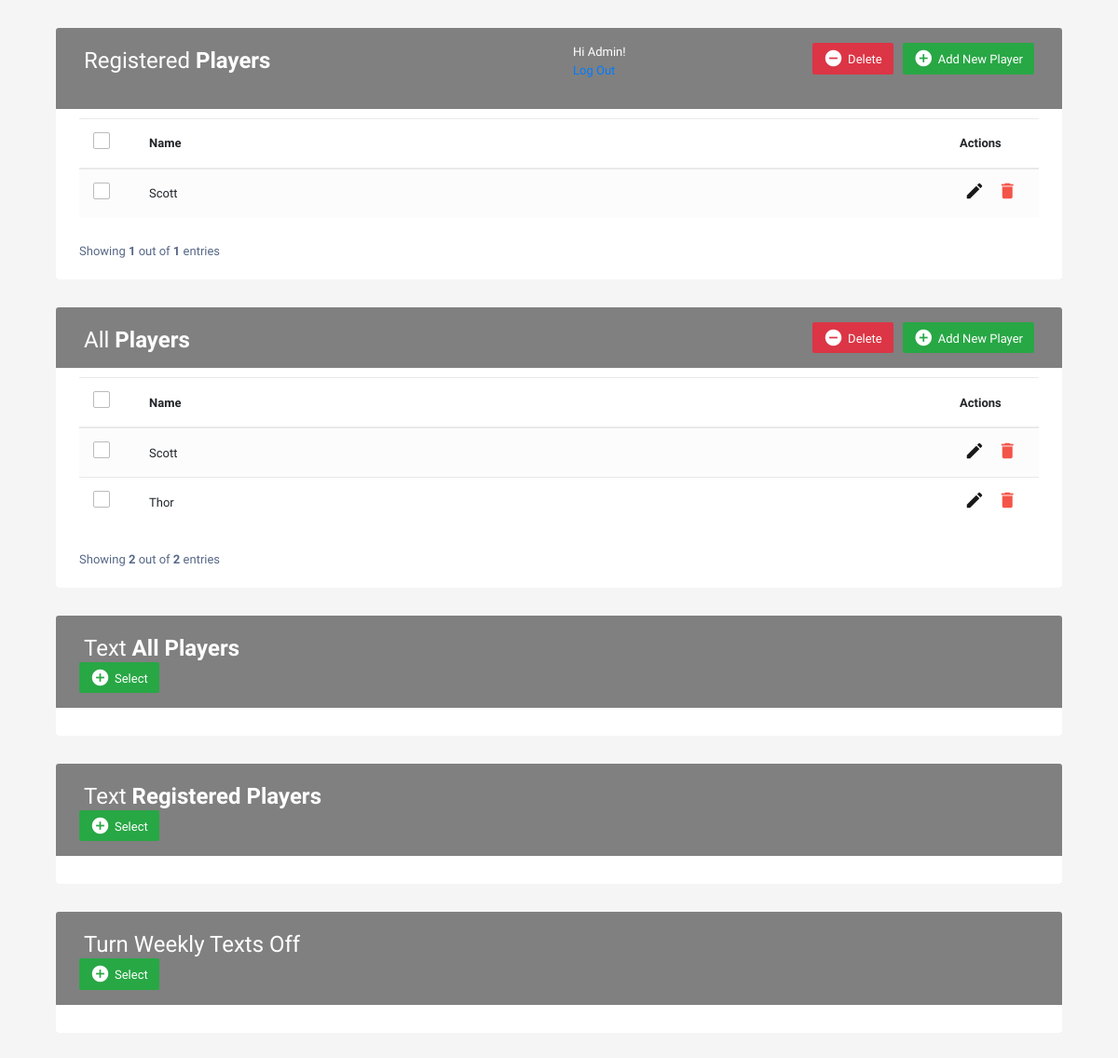
The page /crud_base/ (signed in) on the database its author committed.
### b_ball/models.py (models this page shows, shortened)
class Player(models.Model):
    player_name = models.CharField(max_length=30)
    player_email = models.CharField(max_length=30)
    player_cell = models.CharField(max_length=10)

class Player_full_text_list(models.Model):
    player_name_full_text = models.CharField(max_length=30)
    player_cell_full_text = models.CharField(max_length=30)

### b_ball/views.py (the view)
# urls.py: path('crud_base/', views.crud_base, name = 'CRUD Base'),
def crud_base(request):
    players = Player.objects.all()
    all_players = Player_full_text_list.objects.all()
    count = len(players)
    count_all = len(all_players)
    return render (request, 'crud_base.html',{'players': players, 'all_players': all_players, 'count': count, 'count_all': count_all,})

### b_ball/templates/crud_base.html (shortened to what this page needs)
<!DOCTYPE html>
<html lang="en">
<head>
<link rel="stylesheet" href="https://stackpath.bootstrapcdn.com/bootstrap/4.5.0/css/bootstrap.min.css">
<link rel="stylesheet" href="https://maxcdn.bootstrapcdn.com/font-awesome/4.7.0/css/font-awesome.min.css">
</head>
<body>
	<div class="container min-vh-100">
		<div class="container-sm">
			<div class="table-responsive">
				<div class="table-wrapper">
					<div class="table-title">
						<div class="row">
							<div class="col-sm-6">
								<h2>Registered <b>Players</b></h2>
							</div>
							<div class="col-sm-6">
								<a href="register_player/" class="btn btn-success"><i class="material-icons">&#xE147;</i> <span>Add New Player</span></a>
								<a href="delete/{{p.id}}" class="btn btn-danger" ><i class="material-icons">&#xE15C;</i> <span>Delete</span></a>
								{% if user.is_authenticated %}
  								Hi {{ user.username }}!
  								<p><a href="{% url 'logout' %}">Log Out</a></p>
								{% endif %}
							</div>
						</div>
					</div>
			<table class="table table-striped table-hover table-responsive-sm">
				<thead>
					<tr>
						<th>
							<span class="custom-checkbox">
								<label for="selectAll"></label>
							</span>
						</th>
						<th>Name</th>
						<th>Actions</th>
					</tr>
				</thead>
				<tbody>
                    {% for p in players %}
					<tr>
						<td>
							<span class="custom-checkbox">
								<label for="checkbox1"></label>
							</span>
						</td>
						<td>{{p.player_name}}</td>
						<td>
							<a href="/edit_roster/{{p.id}}" class="edit" ><i class="material-icons" data-toggle="tooltip" title="Edit">&#xE254;</i></a>
							<a href="delete/{{p.id}}" class="delete" ><i class="material-icons" data-toggle="tooltip" title="Delete">&#xE872;</i></a>
						</td>
					</tr>
					{% endfor %}
				</tbody>
			</table>
			<div class="clearfix">
				<div class="hint-text">Showing <b>{{count}}</b> out of <b>{{count}}</b> entries</div>
				</div>
			</div>
		</div>
	</div>
		<div class="container-sm">
			<div class="table-responsive">
				<div class="table-wrapper">
					<div class="table-title">
						<div class="row">
							<div class="col-sm-6">
								<h2>All <b>Players</b></h2>
							</div>
							<div class="col-sm-6">
								<a href="/register_full_list" class="btn btn-success"><i class="material-icons">&#xE147;</i> <span>Add New Player</span></a>
								<a href="delete/{{p.id}}" class="btn btn-danger" ><i class="material-icons">&#xE15C;</i> <span>Delete</span></a>
							</div>
						</div>
					</div>
					<table class="table table-striped table-hover table-responsive-sm">
						<thead>
							<tr>
								<th>
									<span class="custom-checkbox">
										<label for="selectAll"></label>
									</span>
								</th>
								<th>Name</th>
								<th>Actions</th>
							</tr>
						</thead>
						<tbody>
							{% for p in all_players %}
							<tr>
								<td>
									<span class="custom-checkbox">
										<label for="checkbox1"></label>
									</span>
								</td>
								<td>{{p.player_name_full_text}}</td>
								<td>
									<a href="/edit_full_roster/{{p.id}}" class="edit" ><i class="material-icons" data-toggle="tooltip" title="Edit">&#xE254;</i></a>
									<a href="/delete_full_list/{{p.id}}" class="delete" ><i class="material-icons" data-toggle="tooltip" title="Delete">&#xE872;</i></a>
								</td>
							</tr>
							{% endfor %}
						</tbody>
					</table>
					<div class="clearfix">
						<div class="hint-text">Showing <b>{{count_all}}</b> out of <b>{{count_all}}</b> entries</div>
					</div>
				</div>
			</div>
		</div>
		<div class="container-sm">
			<div class="table-responsive">
				<div class="table-wrapper">
					<div class="table-title">
						<div class="row">
							<div class="col-sm-6">
								<h2>Text <b> All Players</b></h2>
							</div>
							<div class="col-sm-6">
							</div>
								<tbody>
									<tr>
										<td>
											<a href="/sms_to_all" class="btn btn-success"><i class="material-icons">&#xE147;</i> <span>Select</span></a>
										</td>
									</tr>
								</tbody>
						</div>
					</div>
				</div>
			</div>
		</div>
		<div class="container-sm">
			<div class="table-responsive">
				<div class="table-wrapper">
					<div class="table-title">
						<div class="row">
							<div class="col-sm-6">
								<h2>Text <b> Registered Players</b></h2>
							</div>
							<div class="col-sm-6">
							</div>
							<tbody>
								<tr>
									<td>
										<a href="/sms_to_registered" class="btn btn-success"><i class="material-icons">&#xE147;</i> <span>Select</span></a>
									</td>
							</tbody>
						</div>
					</div>
				</div>
			</div>
		</div>
		<div class="container-sm">
			<div class="table-responsive">
				<div class="table-wrapper">
					<div class="table-title">
						<div class="row">
							<div class="col-sm-6">
								<h2>Turn Weekly Texts Off</h2>
							</div>
							<div class="col-sm-6">
							</div>
							<tbody>
								<tr>
									<td>
										<a href="/on_off" class="btn btn-success"><i class="material-icons">&#xE147;</i> <span>Select</span></a>
									</td>
								</tr>
							</tbody>
						</div>
					</div>
				</div>
			</div>
		</div>
	</div>
</body>
</html>

### b_ball/templates/crud_base.html (style rules this page uses)
body { color: #566787; background: #f5f5f5; font-family: 'Varela Round', sans-serif; font-size: 13px; }
.table-responsive { margin: 30px 0; }
.table-wrapper { background: #fff; padding: 20px 25px; border-radius: 3px; min-width: 1000px; box-shadow: 0 1px 1px rgba(0,0,0,.05); }
.table-title { padding-bottom: 15px; background: #808080; color: #fff; padding: 16px 30px; min-width: 100%; margin: -20px -25px 10px; border-radius: 3px 3px 0 0; }
.table-title h2 { margin: 5px 0 0; font-size: 24px; }
.table-title .btn { color: #fff; float: right; font-size: 13px; border: none; min-width: 50px; border-radius: 2px; border: none; outline: none !important; margin-left: 10px; }
.table-title .btn i { float: left; font-size: 21px; margin-right: 5px; }
.table-title .btn span { float: left; margin-top: 2px; }
table.table tr th, table.table tr td { border-color: #e9e9e9; padding: 12px 15px; vertical-align: middle; }
table.table tr th:first-child { width: 60px; }
table.table tr th:last-child { width: 100px; }
table.table-striped tbody tr:nth-of-type(odd) { background-color: #fcfcfc; }
table.table td:last-child i { opacity: 0.9; font-size: 22px; margin: 0 5px; }
table.table td a { font-weight: bold; color: #566787; display: inline-block; text-decoration: none; outline: none !important; }
table.table td a.edit { color: #000000; }
table.table td a.delete { color: #F44336; }
table.table td i { font-size: 19px; }
.hint-text { float: left; margin-top: 10px; font-size: 13px; }
.custom-checkbox { position: relative; }
.custom-checkbox label:before { width: 18px; height: 18px; }
.custom-checkbox label:before { content: ''; margin-right: 10px; display: inline-block; vertical-align: text-top; background: white; border: 1px solid #bbb; border-radius: 2px; box-sizing: border-box; z-index: 2; }

### rows shown on the page
Player: player_name "Scott"
Player_full_text_list: player_name_full_text "Scott"
Player_full_text_list: player_name_full_text "Thor"

### other values the page prints
{{ user.username }} "Admin"
{{ count }} "1"
{{ count_all }} "2"
